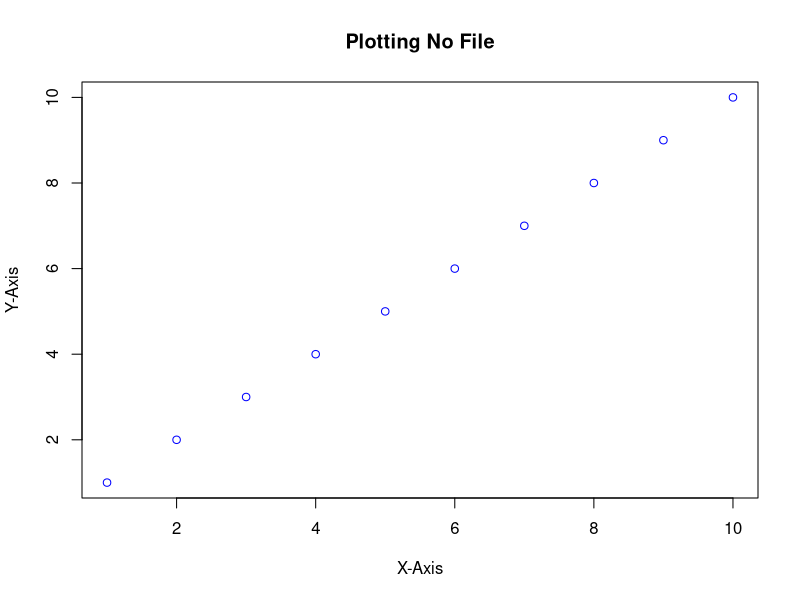
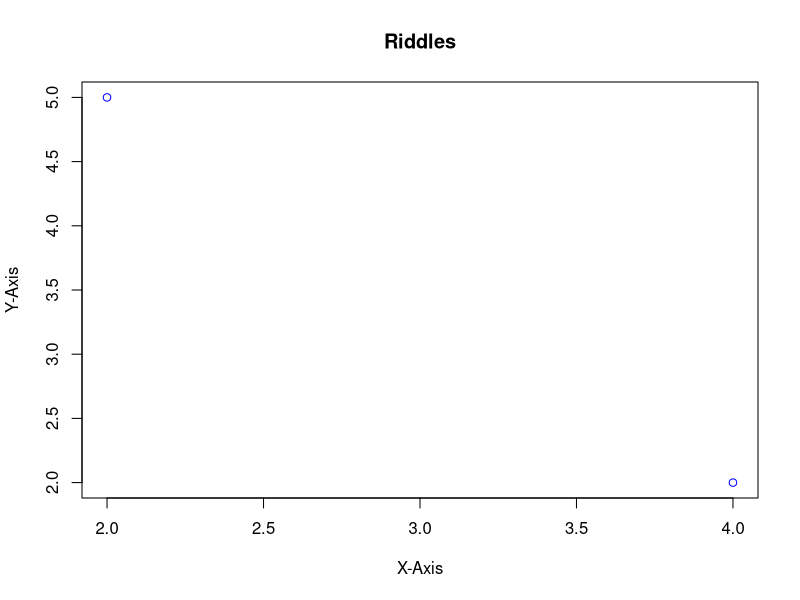
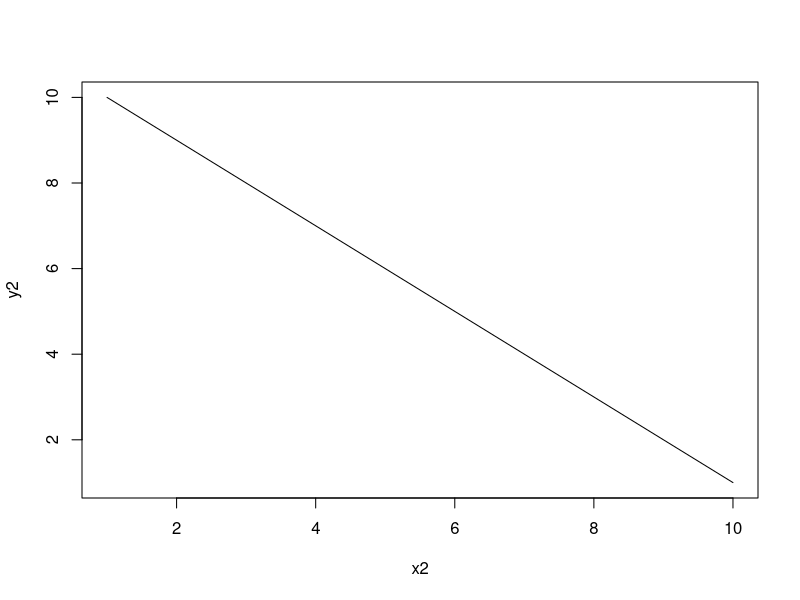
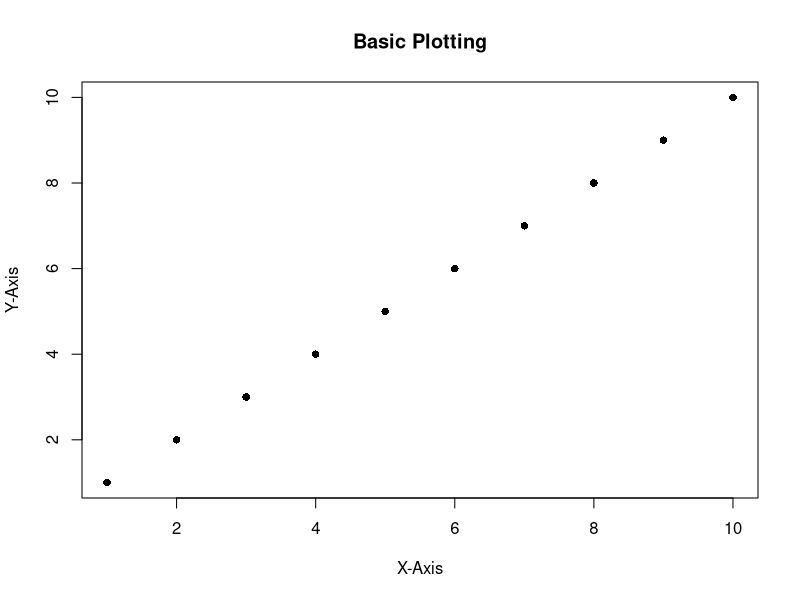
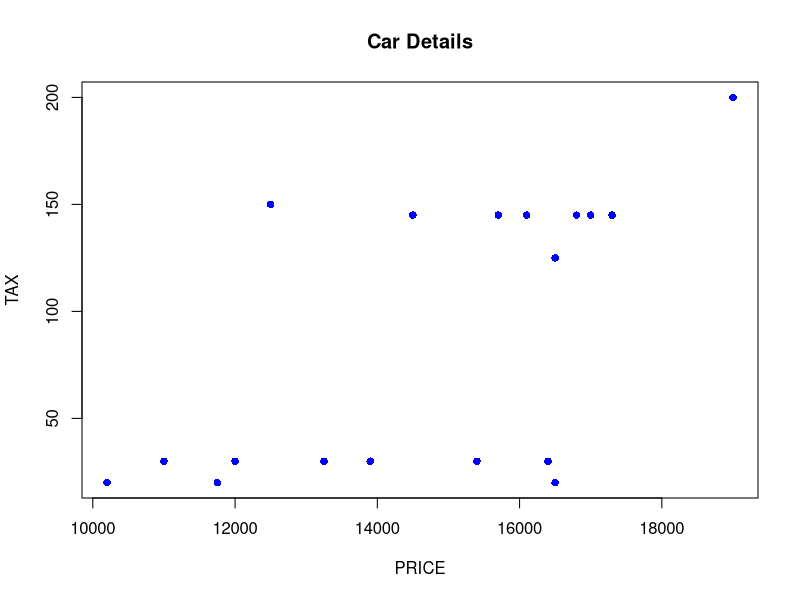
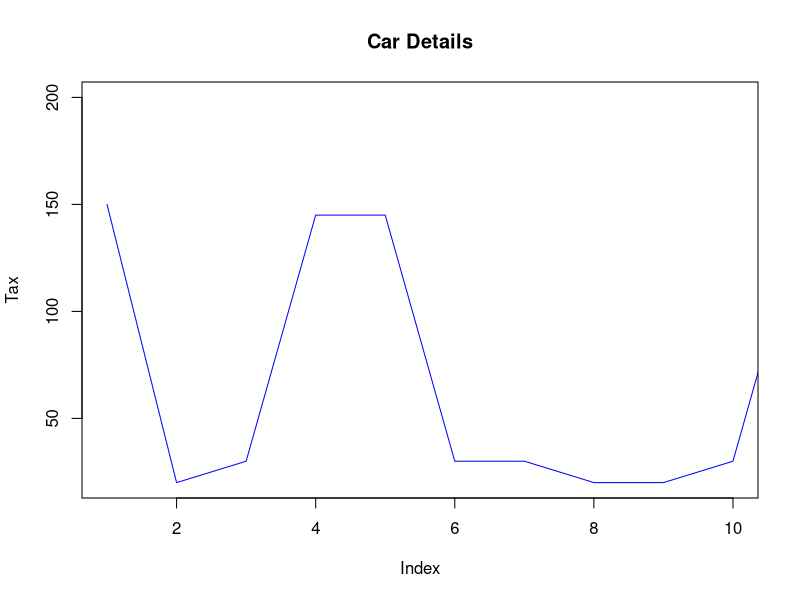
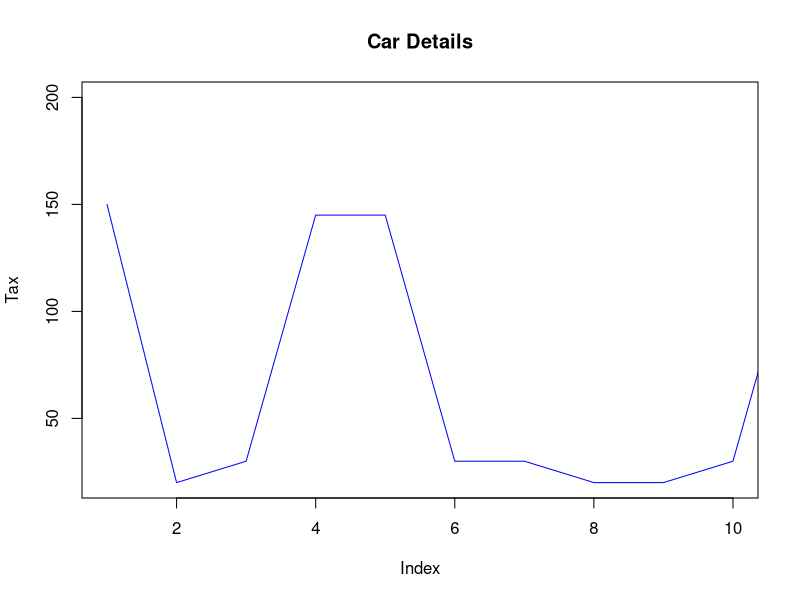

Reproduce these figures in R, in order.
# There are several conjectures in Plotting
# Make sure whenever you creating the plot, you are on the root workspace
# png() ->  used to make .png file
# plot() -> used to create the plot
# Remember in plot, the only variable that will be printed is the y value
# Kindly check every parameter function

# Here's an simple example
png(filename = "Basic_Plotting.png")
plot(1:10, main = "Basic Plotting", xlab = "X-Axis", ylab = "Y-Axis", pch = 16)
dev.off()

# You can also print it without any files like this
plot(
    1:10,
    main = "Plotting No File",
    xlab = "X-Axis", ylab = "Y-Axis", col = "blue"
)

# Here's a tricky riddles
a <- c(2, 4)
b <- c(5, 2)
plot(main = "Riddles", a, b, xlab = "X-Axis", ylab = "Y-Axis", col = "blue")

# Here's another resource to learn about plotting by using car_details_example file
car_details <- read.csv2(
    "Car_Details_Example.csv"
)
png(filename = "Car_Details.png")
plot(
    main = "Car Details", x = car_details$PRICE,
    y = car_details$TAX, xlab = "PRICE", ylab = "TAX",
    col = "blue", pch = 16
)
dev.off()

# Line graph
# Don't forget to subset it first if you want to limit the rows
# We also can draw multiple line using lines()
png(filename = "Car_Details.png", width = 800, height = 400)

# Plot the TAX column
plot(
  car_details$TAX, main = "Car Details", type = "l",
  ylab = "Tax", col = "blue", xlim = c(1, 10)
)

# Add the PRICE line to the plot
lines(
  car_details$PRICE, type = "l", col = "red"
)
dev.off()

# I couldn't figured it out why PRICE and TAX can't be combined
png(filename = "Car_Details_Debug.png")
# Plot the TAX column
plot(
  car_details$TAX, main = "Car Details", type = "l",
  ylab = "Tax", col = "blue", xlim = c(1, 10)
)
lines(
  car_details$ENGINE, type = "l", col = "red"
)
dev.off()

x1 <- c(1, 10)
y1 <- c(1, 10)
x2 <- c(1, 10)
y2 <- c(10, 1)
plot(x2, y2, type = "l")
# lines(x2, y2, type="l")